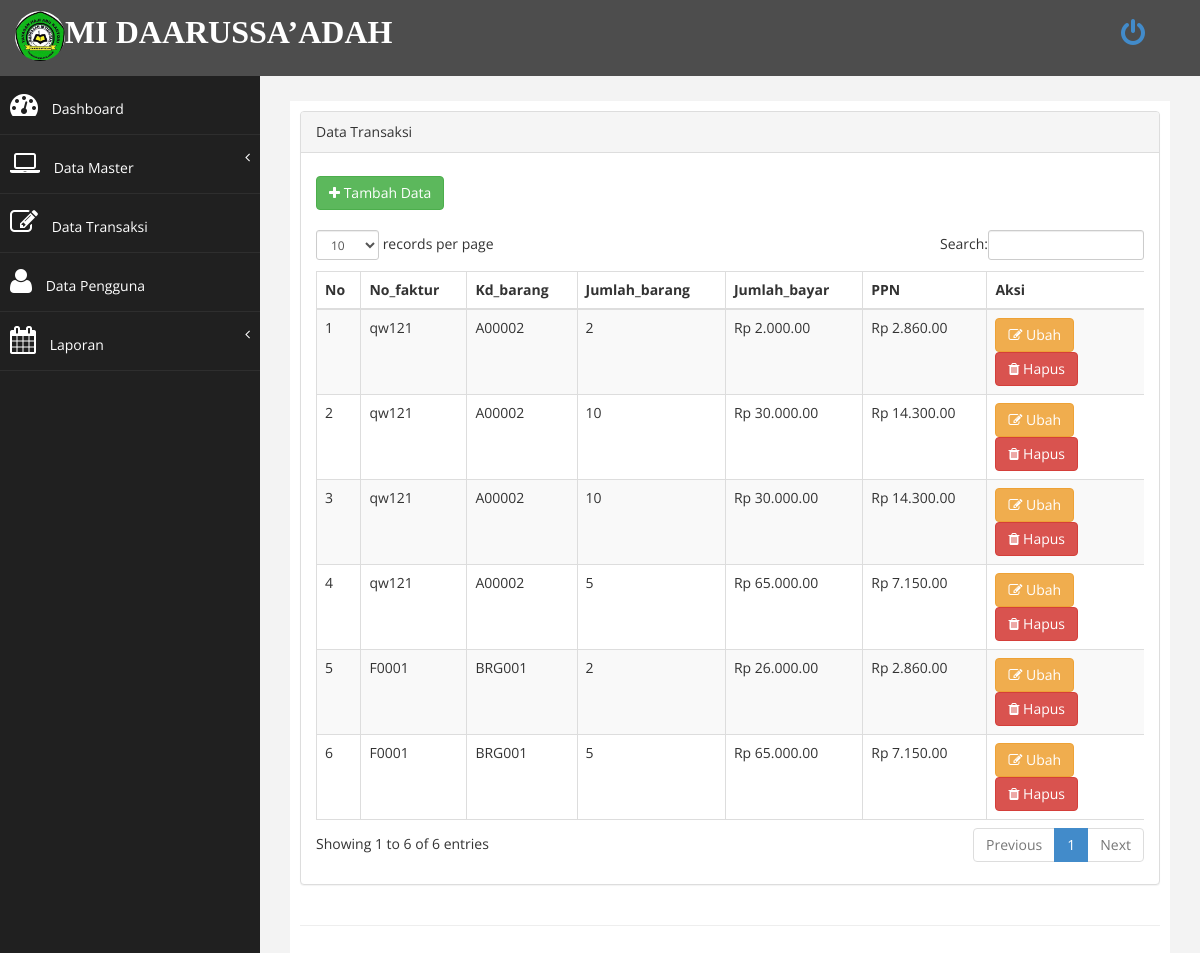
The page /index.php?page=transaksi (signed in) on the database its author committed.
### tables this page shows
CREATE TABLE `tpembeliandetail` (
  `No` int(11) NOT NULL,
  `No_faktur` varchar(15) DEFAULT NULL,
  `Kd_barang` varchar(15) DEFAULT NULL,
  `Jumlah_barang` int(11) DEFAULT NULL,
  `Jumlah_bayar` int(11) DEFAULT NULL,
  `PPN` int(11) NOT NULL
);

### rupiah.php (called while the page is built)
<?php
function buatRp($angka) {
$rupiah = "Rp " . number_format ($angka,0,',','.');
return $rupiah;
}
?>

### page/transaksi/index.php (the view)
<div class="row">
<div class="col-md-12">
<div class="panel panel-default">
    <div class="panel-heading">
         Data Transaksi
    </div>
    <div class="panel-body">
        <div class="table-responsive">
            <div>
                 <?php if ($_SESSION['admin']) {?>
                <a href="?page=transaksi&aksi=tambah" class="btn btn-success" style="margin-top: 8px;"><i class="fa fa-plus"></i> Tambah Data</a>
                <?php } ?>
            </div><br>
            <table class="table table-striped table-bordered table-hover" id="dataTables-example">
                <thead>
                    <tr>
                        <th>No</th>
                        <th>No_faktur</th>
                        <th>Kd_barang</th>
                        <th>Jumlah_barang</th>
                        <th>Jumlah_bayar</th>
                        <th>PPN</th>
                        <?php if ($_SESSION['admin']) {?>
                        <th width="19%">Aksi</th>
                        <?php } ?>
                    </tr>
                </thead>
                <tbody>
                    <?php
                        $no = 1;
                        $sql = $koneksi->query("select * from tpembeliandetail ");
                        while ($data= $sql->fetch_assoc()) {
                    ?>
                    <tr>
                        <td><?php echo $no++; ?></td>
                        <td><?php echo $data['No_faktur'];?></td>
                        <td><?php echo $data['Kd_barang'];?></td>
                        <td><?php echo $data['Jumlah_barang'];?></td>
                        <td><?php echo BuatRp($data['Jumlah_bayar']);?>.00</td>
                        <td><?php echo BuatRp($data['PPN']);?>.00</td>
                        <?php if ($_SESSION['admin']) {?>
                         <td>
                            <a href="?page=transaksi&aksi=ubah&id=<?php echo $data['No']; ?>" class="btn btn-warning" ><i class="fa fa-edit"></i> Ubah</a>
                            <a onclick="return confirm('Anda yakin ingin menghapus?')" href="?page=transaksi&aksi=hapus&id=<?php echo $data['No']; ?>" class="btn btn-danger" ><i class="fa fa-trash"></i> Hapus</a>
                        </td>
                        <?php } ?>
                    </tr>
                    <?php  } ?>
                </tbody>
                </table>
              </div>
    </div>
 </div>
</div>
</div>

### assets/css/custom.css (style rules this page uses)
body { font-family: 'Open Sans', sans-serif; }

### rows shown on the page
tpembeliandetail: No_faktur "qw121", Kd_barang "A00002", Jumlah_barang "2", Jumlah_bayar "Rp 2.000", PPN "Rp 2.860"
tpembeliandetail: No_faktur "qw121", Kd_barang "A00002", Jumlah_barang "10", Jumlah_bayar "Rp 30.000", PPN "Rp 14.300"
tpembeliandetail: No_faktur "qw121", Kd_barang "A00002", Jumlah_barang "10", Jumlah_bayar "Rp 30.000", PPN "Rp 14.300"
tpembeliandetail: No_faktur "qw121", Kd_barang "A00002", Jumlah_barang "5", Jumlah_bayar "Rp 65.000", PPN "Rp 7.150"
tpembeliandetail: No_faktur "F0001", Kd_barang "BRG001", Jumlah_barang "2", Jumlah_bayar "Rp 26.000", PPN "Rp 2.860"
tpembeliandetail: No_faktur "F0001", Kd_barang "BRG001", Jumlah_barang "5", Jumlah_bayar "Rp 65.000", PPN "Rp 7.150"

### other values the page prints
$organisasi "MI DAARUSSA’ADAH"
